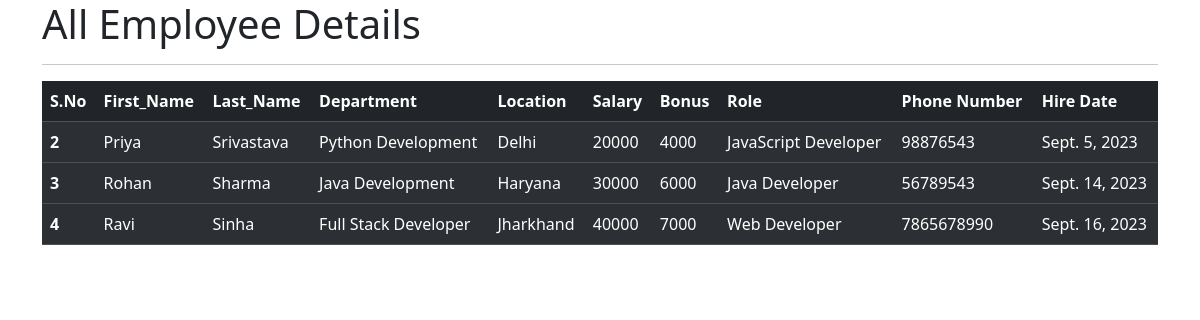
The app's page /all_emp with its own data.
### mainApp/models.py (models this page shows, shortened)
class Employee(models.Model):
    first_name = models.CharField(max_length=50,null=False)
    last_name = models.CharField(max_length=70)
    dept = models.ForeignKey(Department,on_delete=models.CASCADE)
    salary = models.IntegerField(default=0)
    bonus = models.IntegerField(default=0)
    role = models.ForeignKey(Role,on_delete=models.CASCADE)
    phone = models.IntegerField(default=0)
    hire_date = models.DateField()

class Department(models.Model):
    name = models.CharField(max_length=50,null=False)
    location = models.CharField(max_length=50)

class Role(models.Model):
    name = models.CharField(max_length=100,null=False)

### mainApp/views.py (the view)
# urls.py: path('all_emp',views.all_emp,name='all_emp'),
def all_emp(Request):
    emps = Employee.objects.all()
    context={
       "emps" : emps
    }
    return render(Request,'view_all_emp.html',context)

### mainApp/templates/view_all_emp.html (shortened to what this page needs)
<!DOCTYPE html>
<html lang="en">
<head>
    <link href="https://cdn.jsdelivr.net/npm/bootstrap@5.3.2/dist/css/bootstrap.min.css" rel="stylesheet">
</head>
<body>
    <div class="container">
        <h1>All Employee Details</h1>
        <hr>
        <table class="table table-dark table-striped">
            <thead>
              <tr>
                <th scope="col">S.No</th>
                <th scope="col">First_Name</th>
                <th scope="col">Last_Name</th>
                <th scope="col">Department</th>
                <th scope="col">Location</th>
                <th scope="col">Salary</th>
                <th scope="col">Bonus</th>
                <th scope="col">Role</th>
                <th scope="col">Phone Number</th>
                <th scope="col">Hire Date</th>
              </tr>
            </thead>
            {% for emp in emps %}
            <tbody>
              <tr>
                <th scope="row">{{emp.id}}</th>
                <td>{{emp.first_name}}</td>
                <td>{{emp.last_name}}</td>
                <td>{{emp.dept.name}}</td>
                <td>{{emp.dept.location}}</td>
                <td>{{emp.salary}}</td>
                <td>{{emp.bonus}}</td>
                <td>{{emp.role.name}}</td>
                <td>{{emp.phone}}</td>
                <td>{{emp.hire_date}}</td>
              </tr>
            </tbody>
            {% endfor %}
          </table>
    </div>
</body>

### records on screen
Employee: id "2", first_name "Priya", last_name "Srivastava", dept.name "Python Development", dept.location "Delhi", salary "20000", bonus "4000", role.name "JavaScript Developer", phone "98876543", hire_date "Sept. 5, 2023"
Employee: id "3", first_name "Rohan", last_name "Sharma", dept.name "Java Development", dept.location "Haryana", salary "30000", bonus "6000", role.name "Java Developer", phone "56789543", hire_date "Sept. 14, 2023"
Employee: id "4", first_name "Ravi", last_name "Sinha", dept.name "Full Stack Developer", dept.location "Jharkhand", salary "40000", bonus "7000", role.name "Web Developer", phone "7865678990", hire_date "Sept. 16, 2023"
